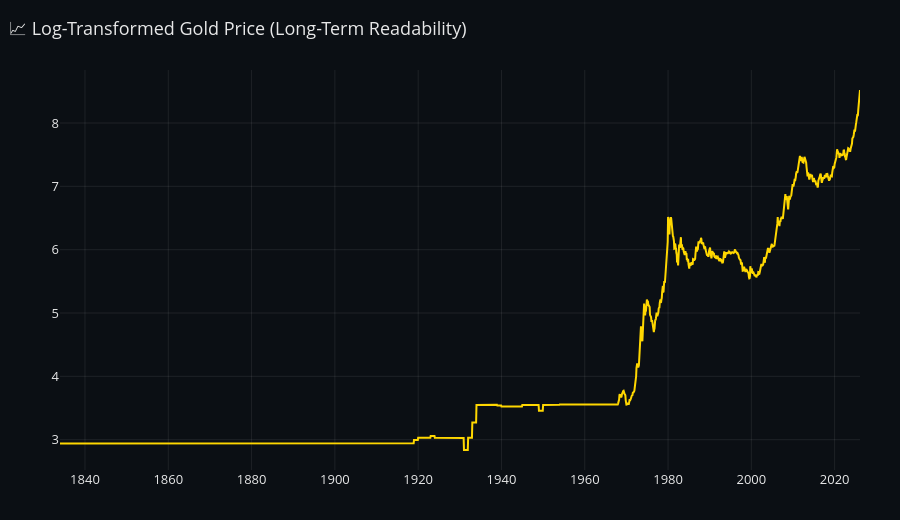

Here is the notebook cell this chart was saved with:
### Markdown cell above
2.2 Log-scale view (long-horizon clarity)

### Code cell
df["log_price"] = np.log(df[target].clip(lower=1e-9))

fig = go.Figure()
fig.add_trace(go.Scatter(x=df.index, y=df["log_price"], name="Log(Gold Price)", line=dict(color=COL_PRICE, width=2)))
apply_dark_theme(fig, "📈 Log-Transformed Gold Price (Long-Term Readability)", height=520)
fig.show()

### Figure 1 — Plotly figure (JSON) as saved in the notebook; plotly's stock layout.template omitted (floating-point values rounded to 4 significant figures; data arrays with more than 128 entries replaced by an {"elided": "..."} marker saying what was removed)
{"data": [{"line": {"color": "#FFD700", "width": 2}, "name": "Log(Gold Price)", "type": "scatter", "x": {"elided": "2306 str values"}, "y": {"elided": "2306 float values"}}], "layout": {"font": {"color": "rgba(255,255,255,0.90)", "size": 13}, "height": 520, "legend": {"bgcolor": "rgba(0,0,0,0)", "bordercolor": "rgba(255,255,255,0.12)", "borderwidth": 1}, "margin": {"b": 50, "l": 60, "r": 40, "t": 70}, "paper_bgcolor": "#0B0F14", "plot_bgcolor": "#0B0F14", "title": {"text": "📈 Log-Transformed Gold Price (Long-Term Readability)", "x": 0.01, "xanchor": "left"}, "xaxis": {"gridcolor": "rgba(255,255,255,0.08)", "showgrid": true, "zeroline": false}, "yaxis": {"gridcolor": "rgba(255,255,255,0.08)", "showgrid": true, "zeroline": false}}}
